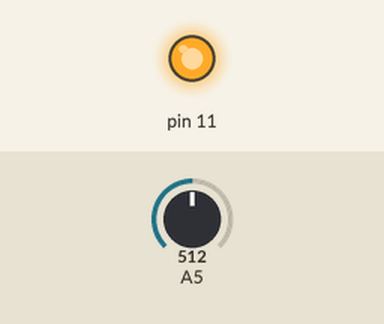
A sketch run on a simulated Arduino Uno, built with avr-gcc and run on an emulated ATmega328P. Shown: output pins drawn as LEDs (lit = HIGH). The inputs (shaded band) are chosen by the test bench; at power-on: A5 = 512. What the sketch prints to the serial monitor is not drawn.

Above: at 1.8 s.
1.9 s: A5 set to 485
At 3.2 s:
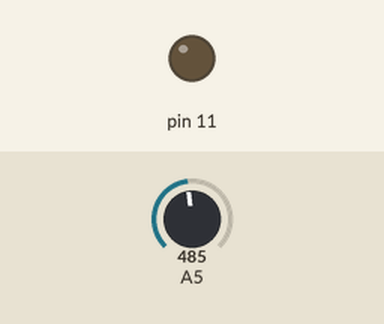
3.5 s: A5 set to 510
At 4.7 s:
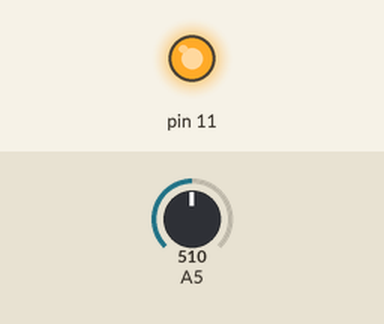
5.5 s: A5 set to 490
At 7.4 s:
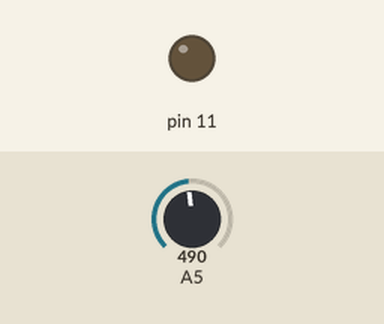
Timing chart, 0 to 8.9 s (numbered marks = the images above; inputs shaded):
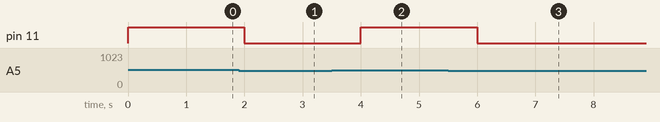

The sketch:

smoke.ino
```cpp
void setup()
{
  pinMode(A5, INPUT);
  pinMode(11, OUTPUT);
  Serial.begin(9600);
}

void loop()
{
  if (analogRead(A5) > 500) {
    digitalWrite(11, HIGH);
  Serial.print("  high  ");
    delay(1000);
  } else {
    digitalWrite(11, LOW);
  Serial.print("  low  ");
    delay(1000);
  }
  //delay(10); // Delay a little bit to improve simulation performance
}
```

Measured:
- the behaviour switches between 501 and 500 on A5 (found by bisection; images 0 and 1)
- after the input at 1.9 s, pin 11: HIGH → LOW after 0.10 s
- after the input at 3.5 s, pin 11: LOW → HIGH after 0.50 s
- after the input at 5.5 s, pin 11: HIGH → LOW after 0.50 s
